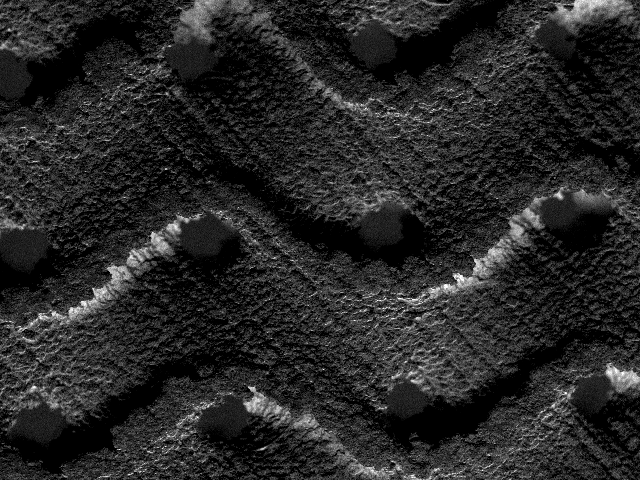
#> input picture imagenes/SENOS1-T.BMP, 640 x 480 px, found by its file name
$ python pruebasclase.py
#> lines starting #> are read from the running program, lines starting #| are printed output that depends on the picture; long printed decimals are rounded
# -*- coding: utf-8 -*-
"""
Created on Mon Mar 18 09:56:15 2024

@author: Jorge
"""

import numpy as np
import matplotlib.pyplot as plt
from matplotlib import cm
from mpl_toolkits.mplot3d import Axes3D
from mpl_toolkits.axes_grid1.inset_locator import inset_axes
from mpl_toolkits.axes_grid1 import make_axes_locatable
from scipy.ndimage import gaussian_filter
from scipy.signal import find_peaks
import cv2
import csv
from scipy.integrate import cumtrapz
from scipy.linalg import lstsq

from sklearn.linear_model import RANSACRegressor, LinearRegression
from sklearn.pipeline import make_pipeline
from sklearn.preprocessing import PolynomialFeatures

from sklearn.preprocessing import PolynomialFeatures
from sklearn.linear_model import LinearRegression
from sklearn.pipeline import make_pipeline
from sklearn.metrics import r2_score
from sklearn.linear_model import Ridge

from scipy.interpolate import RectBivariateSpline

from scipy.fftpack import fft2, ifft2, fftshift, ifftshift

class reco_superficie3d:
    def __init__(self,img_rutas,dpixel=10/251.8750):
        #le damos atributos de variables locales a nuestro objeto --> self

        self.img_ruta=img_rutas
        self.img_dict={}
        self.z=None # --> z es un atributo de nuestro objeto que calcularemos mas tarde, así nos curamos en salud con posibles errores si intentamos ver z antes de calcularlo
        self.dpixel=dpixel
        self.textura=None #lo mismo
        self.upload_imagenes()  # Cargar las imágenes inmediatamente
        # [5 lines of commented-out code are left out]
        self.aplanacion()

        # self.aplanacion_spline_evaluar()


        self.histogrameando()

    def upload_imagenes(self): #self es nuestro objeto, instancia, lo llamamos en la funcion ya que img_ruta es un atributo de nuestro objeto!!
        for key,ruta in self.img_ruta.items():  #key:nombre , image: ¡¡ojo!! son values e[0,255]

            if key=='textura':
                textura=cv2.imread(ruta,cv2.IMREAD_COLOR)
                if textura is None: #si imread no funciono, a textura le da el valor de None
                    print(f' La imagen de textura "{ruta}" no se pudo cargar. Verifica la ruta.')
                    continue  #salta  siguiente ítem del bucle si no se cargo bien la tal
                self.textura=cv2.cvtColor(textura, cv2.COLOR_BGR2RGB)

            else:
                image=cv2.imread(ruta,cv2.IMREAD_GRAYSCALE)
#> image is the input picture: shape (480, 640); min 0, max 255, mean 38.9
                print(image.dtype)
#| uint8
                if image is None:
                    raise ValueError(f'La imagen {key} no se pudo cargar. Mira a ver que estén bien las rutas...')

            # self.img_dict[key]=image.astype(np.float32) #Vamos a necesitar coma flotante 32 bits para no perder informacion (cv.im... lee en 8 bits)
            self.img_dict[key]=image #si queremos ecualizar debemos usar esta linea en vez de la anterior
    'ransac'
    # [48 lines left out: functions aplicar_ransac_todas, ransac_aplanar, not called in this run]

    'plano normal'
    def obtener_numero_condicion(self, matriz_sist):
        numero_condicion = np.linalg.cond(matriz_sist)
        print(f"El número de condición de la matriz es: {numero_condicion}")

        # Visualización del número de condición en un gráfico
        plt.figure()
        plt.title("Número de Condición de la Matriz")
        plt.bar(['Matriz A'], [numero_condicion], color='blue')
        plt.ylabel('Número de Condición')
        plt.yscale('log')  # Escala logarítmica porque el número de condición puede ser muy grande
        plt.show()

        return numero_condicion

    def evaluar_ajuste_plano(self, image, coefi, matriz_sist):
        # Utiliza los coeficientes para predecir los valores de z
        z_predicho = matriz_sist @ coefi
        # Calcula los residuales (diferencia entre los valores reales y los predichos)
        residuales = image.ravel() - z_predicho

        # Calcula la norma (magnitud) de los residuales
        norma_residual = np.linalg.norm(residuales)
        print(f"La norma del residual es: {norma_residual}")

        # Evalúa si los residuales son pequeños o grandes
        if norma_residual < 1e-5:  # Puedes ajustar este umbral según lo que consideres 'pequeño'
            print("El ajuste es bueno.")
        else:
            print("El ajuste es potencialmente malo.")

        return norma_residual

    'spline'
    # [69 lines left out: functions evaluar_ajuste_spline, spline_aplanar, aplanacion_spline_evaluar, not called in this run]

    'polinomio sklearn'
    # [57 lines left out: functions polinomio_aplanar, evaluar_ajuste_polinomio, not called in this run]

    'transformada'

    # [30 lines left out: functions transformar, aplicar_transformada_fourier, not called in this run]

    'pincho'
    # [58 lines left out: functions preprocesar_y_evaluar, ajustar_y_evaluar, visualizar_ajuste, not called in this run]

    'plano comun'
    def aplanacion(self):
        for key, image in self.img_dict.items():
            if key != 'textura':
                self.img_dict[key]=self.aplanar(image)
#> this loop made 5 passes
#> (key, coefi in aplanar, residuo in aplanar) on passes 1 to 4: ('top', [0.00316, 0.0189, 33.35], 20338.8), ('bottom', [0.0105, -0.0126, 96.74], 27004.3), ('left', [0.0324, 0.00402, 52.82], 23461.2), ('right', [-0.0173, -0.00325, 73.32], 22957.7)
#> key on pass 5: 'textura'
#| El número de condición de la matriz es: 1146.952
#| La norma del residual es: 20338.846
#| El ajuste es potencialmente malo.
#| El número de condición de la matriz es: 1146.952
#| La norma del residual es: 27004.312
#| El ajuste es potencialmente malo.
#| El número de condición de la matriz es: 1146.952
#| La norma del residual es: 23461.152
#| El ajuste es potencialmente malo.
#| El número de condición de la matriz es: 1146.952
#> (further printed lines are left out)
#> pass 1, in aplanar, `plano=(coefi[0]*index_x+coefi[1]*index_y+coefi[2]).reshape(image.shape)`:
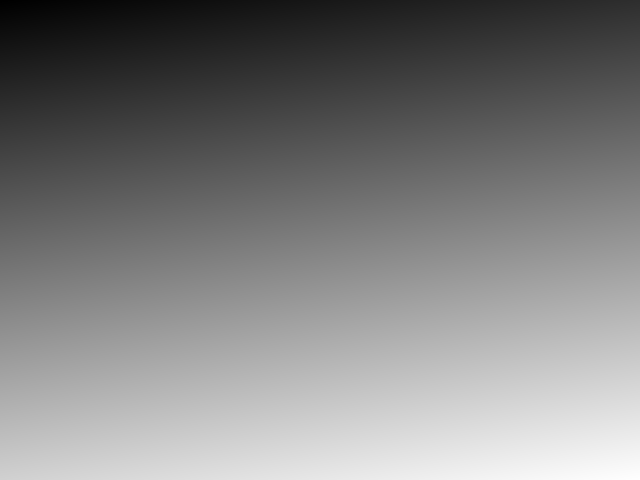
#> plano: shape (480, 640) float64; min 33.35, max 44.43, mean 38.9; drawn with min black and max white
#> after the loop, self.img_dict = 5 items
#> the loop in histogrameando, `for i, (key,image) in enumerate(self.img_dict.items()):` made 5 passes
                # self.img_dict[key]=self.polinomio_aplanar(image)
                # self.evaluar_ajuste_polinomio(image, self.img_dict[key])


    def aplanar(self,image):
        '''
        Funcion que elimina las diferencias en las inclinaciones de las imagenes
        recogidas por los detectores BSE

        Emplearemos un algoritmo de minimos cuadrados -> deberemos aplanar nuestros arrays par aoperar sobre listas
        '''
        index_y,index_x=np.indices(image.shape) #obtenemos dos matrices con indices cuya shape=imagen.shape
        image_flat=image.flatten() #array.dim=1 (valores planos imagen)
        #ahora construimos matriz cada valor plano con sus indices (index_x,index_y,flat_value)

        matriz_sist=np.column_stack((index_x.flatten(),index_y.flatten(),np.ones_like(image_flat)))  #consume mas meemoria pero es mejor --> np.ones((imagen_flat.shape.. size))
        #z=c1*x+c2*y+c0, c0 es np.ones_like ya que son los valores de intensidad aplanados
        # A es una matriz que cada fila representa un punto x,y + un termino intependiente

        'realizamos el ajuste por minimos cuadrados'

        #mirar el condicionamiento de nuestraas matrices --> de aquí se puede sacar una grafica espectacular
        coefi,_,_,_=lstsq(matriz_sist,image_flat,lapack_driver='gelsy') # _ metodo para desechar variables... solo queremos llstsq[0]--> array.len=3 con coef c1,c2,c0
        # z=c1*x+c2*y+c0
        plano=(coefi[0]*index_x+coefi[1]*index_y+coefi[2]).reshape(image.shape)

        image_correct=image-plano

        num_cond = self.obtener_numero_condicion(matriz_sist)

        residuo = self.evaluar_ajuste_plano(image, coefi, matriz_sist)

        return image_correct

    def integracion(self,c,d,z0,eps=1e-5):

        # [4 lines of commented-out code are left out]

#> called with c = 324, d = 34554, z0 = 0, eps = 1e-05
        i_a=self.img_dict['right'].astype(np.float32)
        # print(i_a.dtype)
        i_b=self.img_dict['left'].astype(np.float32)
        i_c=self.img_dict['top'].astype(np.float32)
        i_d=self.img_dict['bottom'].astype(np.float32)

        #restriingimos la division por cero para uqe no nos salte ningun error
        s_dx=(i_a-i_b)/np.clip(i_a+i_b,eps,np.inf)
        s_dy=(i_d-i_c)/np.clip(i_c+i_d,eps,np.inf)
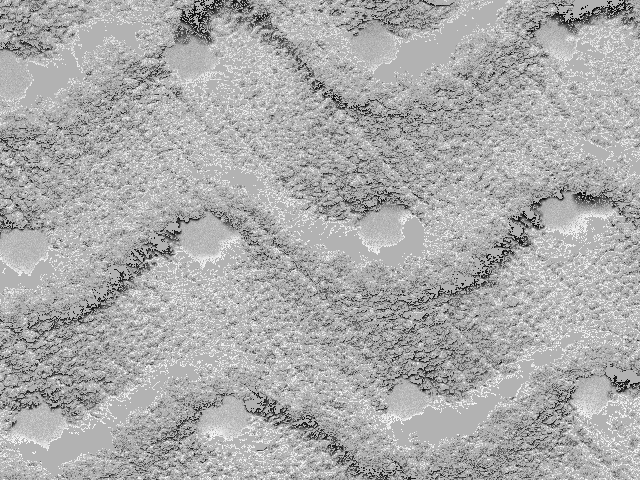
#> s_dy: shape (480, 640) float32; min -20582922, max 8842177, mean -822438; drawn with min black and max white

        # Acumulación a lo largo de axis=1 --> x / axis=0 -->y
        z_x=cumtrapz(s_dx*c/d, dx=self.dpixel, axis=1, initial=z0)
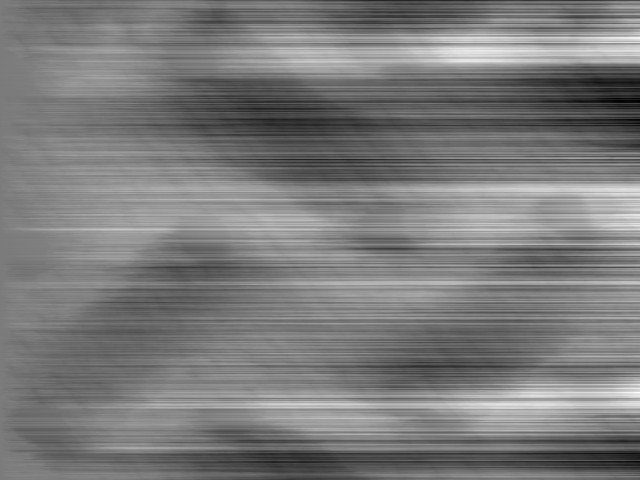
#> z_x: shape (480, 640) float32; min -232016.2, max 245745.8, mean -1593.1; drawn with min black and max white
        z_y=cumtrapz(s_dy*c/d, dx=self.dpixel, axis=0, initial=z0)

        self.z=z_x+z_y #ahora self.z ya no es None
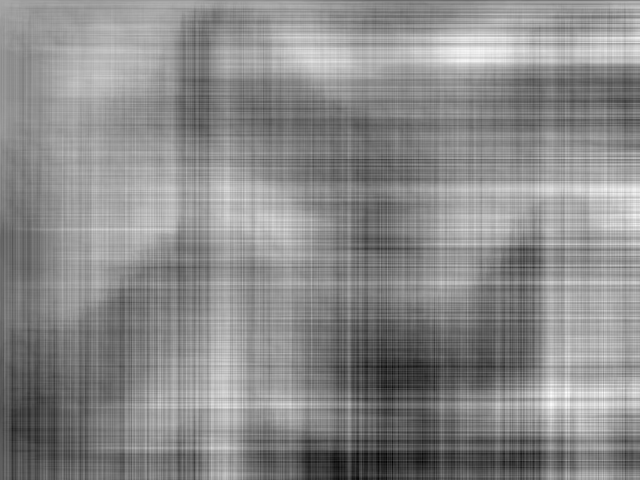
#> self.z: shape (480, 640) float32; min -458215, max 246631, mean -75587.2; drawn with min black and max white
        print(np.max(self.z))
#| 246631.0
        print(np.min(self.z))
#| -458215.0

    def plot_superficie(self, ver_textura=True):
#> called with ver_textura = True
        plt.ion()

        x,y=np.meshgrid(np.arange(self.z.shape[1]),np.arange(self.z.shape[0]))

        #primera figura
        sin_textura=plt.figure()
        axis_1=sin_textura.add_subplot(111,projection='3d')
        axis_1.plot_surface(x*self.dpixel, y*self.dpixel,self.z, cmap='viridis')

        axis_1.set_title('Topografia sin textura')
        axis_1.set_xlabel('X (mm)')
        axis_1.set_ylabel('Y (mm)')
        axis_1.set_zlabel('Z (altura en mm)')

        mappable = cm.ScalarMappable(cmap=cm.viridis)
        mappable.set_array(self.z)
        plt.colorbar(mappable, ax=axis_1, orientation='vertical', label='Altura (mm)',shrink=0.5,pad=0.2)

        if ver_textura and self.textura is not None:

            con_textura=plt.figure()
            axis_2=con_textura.add_subplot(111,projection='3d')

            if self.textura.shape[0] !=self.z.shape[0] or self.textura.shape[1] !=self.z.shape[1]:
                print(f'La forma de la imagen es: {self.textura.shape}')
                print(f'La forma de la funcion es: {self.z.shape}')
                self.textura=cv2.resize(self.textura,(self.z.shape[1],self.z.shape[0]))
                print('Hemos tenido que reajustar la dimension de la textura por que no coincidia, mira a ver que todo ande bien...')

            else: None

            axis_2.plot_surface(x*self.dpixel, y*self.dpixel, self.z, facecolors=self.textura/255.0, shade=False)

            axis_2.set_title('Topografia con textura')
            axis_2.set_xlabel('X (um)')
            axis_2.set_ylabel('Y (um)')
            axis_2.set_zlabel('Z (altura en um)')

            mappable_gray = cm.ScalarMappable(cmap=cm.gray)
            mappable_gray.set_array(self.textura)
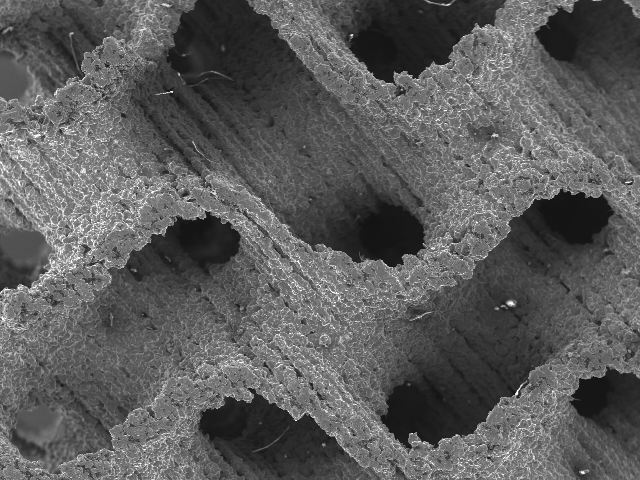
#> self.textura: shape (480, 640, 3); min 19, max 255, mean 91.5
            plt.colorbar(mappable_gray, ax=axis_2, orientation='vertical', label='Intensidad', shrink=0.5, pad=0.2)

            plt.show()
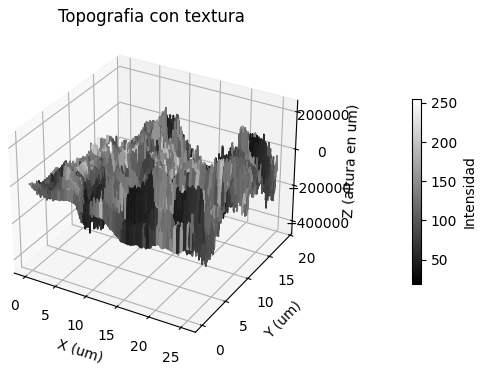
#> figure drawn by matplotlib, 2 panels

    def contornear_x(self,pos_y):

#> called with pos_y = 20
        pos_y=20  #20 por ejemplo
        perfil=self.z[pos_y, :]
#> perfil = 640 values, max 101810 at index 636, min -152600.3 at index 213, mean -25956.8
        perfil=gaussian_filter(perfil, sigma=1)
#> perfil = 640 values, max 98090.8 at index 637, min -148501.3 at index 214, mean -25956.8
        ax_x=np.arange(len(perfil))*self.dpixel
#> ax_x = 640 values from 0 to 25.37

        'Ra'
        media_perfil=np.mean(perfil)
#> media_perfil = -25956.8

        Ra=np.mean(np.abs(perfil-media_perfil)) #rugosidad media aritmetica  -> promedio abs desviaciones a lo largo de la muestra
#> Ra = 40314.1
        Rmax=np.max(perfil)
#> Rmax = 98090.8
        Rmin=np.min(perfil)
#> Rmin = -148501.3

        'Rz'
        pikos,_=find_peaks(perfil, distance=70, prominence=0.2)
#> pikos = [18, 102, 186, 310, 421, 497, 637]
        minimos,_=find_peaks(-perfil, distance=95, prominence=0.2)
#> minimos = [30, 214, 375, 475, 609]

        pikos_val=perfil[pikos] #valores nominales pikkos
#> pikos_val = [-11807.3, 19401.9, -61091.8, -8756.7, -70071.8, 67601.2, 98090.8]
        minimos_val=perfil[minimos] #valores nominales minimos
#> minimos_val = [-39464.5, -148501.3, -122471.3, 9923.8, -20318.8]

        #np.argsort(pikos_alturas) --> nos devuelve un array =shape que tiene: [0]- mas bajo....[-1] mas alto
        #nos movemos en el espacio de indices de pikos_val
        pikos_5 = pikos[np.argsort(pikos_val)[-5:]]
#> pikos_5 = [18, 310, 102, 497, 637]
        minimos_5 = minimos[np.argsort(minimos_val)[-5:]]
#> minimos_5 = [214, 375, 30, 609, 475]

        #pasamos al espacio de indices de perfil a traves del orden hecho
        Rz = np.sum(np.abs(perfil[pikos_5]))/pikos_5.size + np.sum(np.abs(perfil[minimos_5])) / minimos_5.size #por si acaso no hubiese 5 picos
#> Rz = 109267.5

        #ploteamos:
        contorno=plt.figure(figsize=(15,5))
        ax=contorno.add_subplot(111)

        ax.plot(ax_x,perfil,'#4682B4',label=f'Contorno en y={pos_y}')
        ax.plot(ax_x[pikos_5], perfil[pikos_5], "x", color='red', label='Liberadores de Tensiones')
        ax.plot(ax_x[minimos_5], perfil[minimos_5], "x", color='k', label='Generadores de Tensiones')

        ax.hlines(Rmax,ax_x[0],ax_x[-1],'#FF4500','--',label='Rmax')
        ax.hlines(Rmin,ax_x[0],ax_x[-1],'#FF4500','--', label='Rmin')
        ax.hlines(media_perfil,ax_x[0],ax_x[-1],'#FFD700','--', label='Media')
        ax.hlines(media_perfil+Ra, ax_x[0],ax_x[-1],'g', '--', label='Desviacion estandar')
        ax.hlines(media_perfil-Ra,ax_x[0],ax_x[-1],'g','--')

        ax.text(ax_x[300], Rmax, f'{Rmax:.2f}', va='center', ha='right', backgroundcolor='w')
        ax.text(ax_x[300], Rmin, f'{Rmin:.2f}', va='center', ha='right', backgroundcolor='w')
        ax.text(ax_x[260], np.mean(perfil), f'{np.mean(perfil):.2f}', va='center', ha='right', backgroundcolor='w')

        #corchete Delta Z
        alto=0.05
        ancho=ax_x[-1]-alto*2
#> ancho = 25.27
        ax.plot([ancho,ancho], [media_perfil,media_perfil+Ra],'k-',lw=1)
        ax.plot([ancho-alto/2, ancho+alto/2], [media_perfil+Ra, media_perfil+Ra], 'k-', lw=1)
        ax.plot([ancho-alto/2, ancho+alto/2], [media_perfil, media_perfil], 'k-', lw=1)
        ax.text(ancho+alto, media_perfil+Ra/2, f'Δz={Ra:.2f}',va='center', ha='left', backgroundcolor='w')

        ax.legend()
        plt.show()
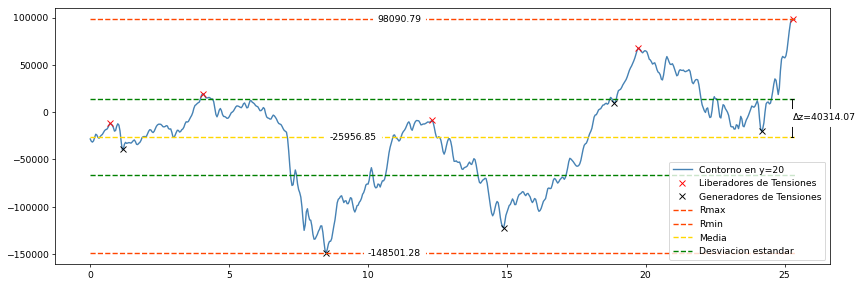
#> figure drawn by matplotlib, 1 panel; curve peaks at x = 25.29, y = 98090.8

    # [21 lines left out: function pilacontornos_x, not called in this run]

    def histogrameando(self):

        histo_canva=plt.figure(figsize=(10,20))

        for i, (key,image) in enumerate(self.img_dict.items()):
            # if i<4:
            if key != 'textura':
                ax_img=histo_canva.add_subplot(4,2,2*i+1)
                imagen=ax_img.imshow(image,cmap='gray')
                ax_img.set_title(f'imagen {key}')
                ax_img.axis('off')

                ax_hist=histo_canva.add_subplot(4,2,2*i+2)
                hist=ax_hist.hist(image.ravel(),bins=256,range=[1,256],color='gray',alpha=0.75)
                ax_hist.set_title(f'histograma imagen {key}')
            else: break

        # histo_canva.tight_layout()
        plt.subplots_adjust(left=0.1,right=0.9,top=0.9,bottom=0.1,hspace=0.4,wspace=0.3)
        plt.show()

    # [18 lines left out: function ecualizar, not called in this run]


img_rutas = {'top': 'SENOS1-T.BMP','bottom': 'SENOS1-B.BMP','left': 'SENOS1-L.BMP','right': 'SENOS1-R.BMP','textura': 'SENOS1-S.BMP'}
# img_rutas = {'top': 'CIRC1_T.BMP','bottom': 'CIRC1_B.BMP','left': 'CIRC1_L.BMP','right': 'CIRC1_R.BMP','textura': 'CIRC1.BMP'}

# img_rutas = {'top': 'RUEDA1_T.BMP','bottom': 'RUEDA1_B.BMP','left': 'RUEDA1_L.BMP','right': 'RUEDA1_R.BMP','textura': 'RUEDA1_S.BMP'}
# img_rutas = {'top': 'RUEDA3_T.BMP','bottom': 'RUEDA3_B.BMP','left': 'RUEDA3_L.BMP','right': 'RUEDA3_R.BMP','textura': 'RUEDA3.BMP'}

mi_superficie = reco_superficie3d(img_rutas)

mi_superficie.integracion(c=324, d=34554, z0=0)


mi_superficie.plot_superficie(ver_textura=True)

mi_superficie.contornear_x(20)


# mi_superficie.pilacontornos_x(20)
